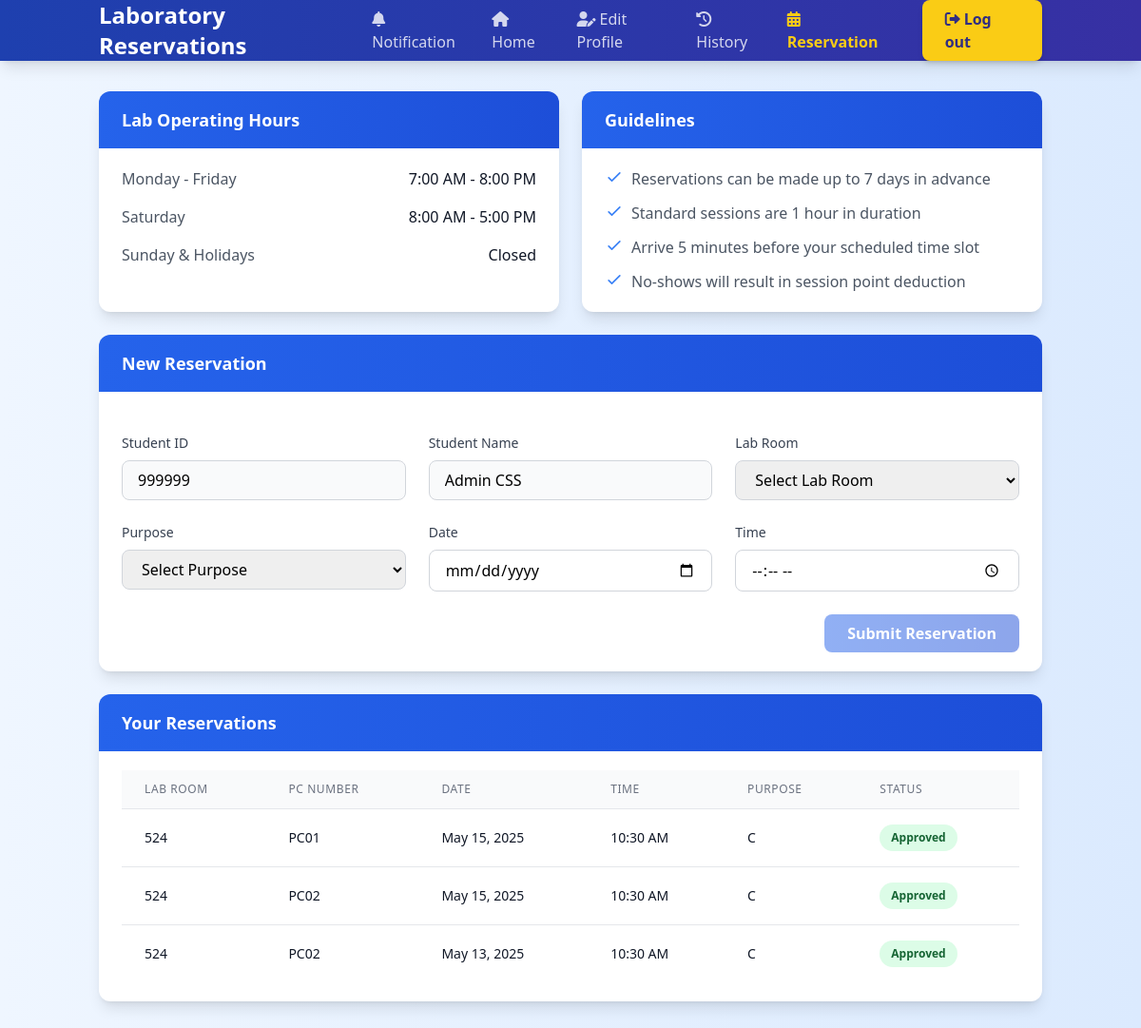
/reservation.php (signed in), run on the app's committed database.
### tables this page shows
CREATE TABLE `users` (
  `ID` int(11) NOT NULL,
  `ID_NUMBER` int(11) NOT NULL,
  `LASTNAME` varchar(50) NOT NULL,
  `FIRSTNAME` varchar(50) NOT NULL,
  `MIDDLENAME` varchar(50) DEFAULT NULL,
  `COURSE` varchar(100) DEFAULT NULL,
  `YEAR` int(11) DEFAULT NULL,
  `USERNAME` varchar(50) NOT NULL,
  `PASSWORD` varchar(100) NOT NULL,
  `EMAIL` varchar(100) NOT NULL,
  `ADDRESS` varchar(30) DEFAULT NULL,
  `SESSION` int(11) DEFAULT 30,
  `IMAGE` varchar(100) DEFAULT NULL,
  `CREATED_AT` timestamp NOT NULL DEFAULT current_timestamp(),
  `user_type` enum('student','admin') NOT NULL DEFAULT 'student',
  `POINTS` int(11) DEFAULT 0,
  `current_points` int(11) DEFAULT 0,
  `total_points_earned` int(11) DEFAULT 0,
  `sessions_earned` int(11) DEFAULT 0
);

CREATE TABLE `reservations` (
  `id` int(11) NOT NULL,
  `student_id` int(11) NOT NULL,
  `lab_room` varchar(10) NOT NULL,
  `pc_number` varchar(10) NOT NULL,
  `purpose` varchar(100) NOT NULL,
  `reservation_date` date NOT NULL,
  `time_in` time NOT NULL,
  `status` enum('pending','approved','disapproved') DEFAULT 'pending',
  `timeout_at` datetime DEFAULT NULL,
  `created_at` timestamp NOT NULL DEFAULT current_timestamp(),
  `updated_at` timestamp NOT NULL DEFAULT current_timestamp() ON UPDATE current_timestamp()
);

### reservation.php (the view, shortened to what the rows shown need)
<?php
$host = 'localhost';
$username = 'root';
$password = '';
$dbname = 'ccs-sit-in';
$conn = new mysqli($host, $username, $password, $dbname);
$canReserve = true;
$reservationMessage = '';
$username = $_SESSION['username'];
$stmt = $conn->prepare("SELECT ID_NUMBER FROM users WHERE USERNAME = ?");
$stmt->bind_param("s", $username);
$stmt->execute();
$result = $stmt->get_result();
$user = $result->fetch_assoc();
$student_id = $user['ID_NUMBER'];
$reservations = $conn->query("
    SELECT r.*, u.FIRSTNAME, u.LASTNAME, u.ID_NUMBER
    FROM reservations r
    JOIN users u ON r.student_id = u.ID_NUMBER
    WHERE r.status IN ('pending', 'approved')
    ORDER BY r.reservation_date DESC, r.time_in ASC
");
?>
<!DOCTYPE html>
<html lang="en">
<head>
    <script src="https://cdn.tailwindcss.com"></script>
    <link rel="stylesheet" href="https://cdnjs.cloudflare.com/ajax/libs/font-awesome/6.0.0/css/all.min.css">
</head>
<body class="bg-gradient-to-r from-blue-50 to-blue-100 min-h-screen">
    <header class="bg-gradient-to-r from-blue-800 to-indigo-800 shadow-lg">
        <div class="container mx-auto px-4">
            <nav class="flex items-center justify-between h-16">
                <div class="flex items-center">
                    <h2 class="text-2xl font-bold text-white">Laboratory Reservations</h2>
                </div>
            </nav>
        </div>
    </header>
    <div class="container mx-auto px-4 py-8">
        <div class="max-w-7xl mx-auto space-y-6">
            <div class="bg-white rounded-xl shadow-lg overflow-hidden hover:shadow-xl transition-shadow duration-300">
                <div class="px-6 py-5">
                    <?php if (!$canReserve): ?>
                        <div class="bg-yellow-50 border-l-4 border-yellow-400 p-4 mb-4">
                            <div class="flex">
                                <div class="flex-shrink-0">
                                    <svg class="h-5 w-5 text-yellow-400" viewBox="0 0 20 20" fill="currentColor">
                                        <path fill-rule="evenodd" d="M8.257 3.099c.765-1.36 2.722-1.36 3.486 0l5.58 9.92c.75 1.334-.213 2.98-1.742 2.98H4.42c-1.53 0-2.493-1.646-1.743-2.98l5.58-9.92zM11 13a1 1 0 11-2 0 1 1 0 012 0zm-1-8a1 1 0 00-1 1v3a1 1 0 002 0V6a1 1 0 00-1-1z" clip-rule="evenodd"/>
                                    </svg>
                                </div>
                                <div class="ml-3">
                                    <p class="text-sm text-yellow-700"><?php echo htmlspecialchars($reservationMessage); ?></p>
                                </div>
                            </div>
                        </div>
                    <?php else: ?>
                        <form id="reservationForm" method="POST" class="space-y-6">
                            <div class="grid grid-cols-1 md:grid-cols-3 gap-6">
                                <div class="space-y-2">
                                    <label class="block text-sm font-medium text-gray-700">Student ID</label>
                                    <input type="text" value="<?php echo htmlspecialchars($student_id); ?>" readonly
                                           class="w-full px-4 py-2 rounded-lg border border-gray-300 bg-gray-50 focus:ring-2 focus:ring-blue-500 focus:border-blue-500">
                                </div>
                                <div class="space-y-2">
                                    <label class="block text-sm font-medium text-gray-700">Student Name</label>
                                    <input type="text" value="<?php echo htmlspecialchars($_SESSION['fullname'] ?? ''); ?>" readonly
                                           class="w-full px-4 py-2 rounded-lg border border-gray-300 bg-gray-50 focus:ring-2 focus:ring-blue-500 focus:border-blue-500">
                                </div>
                                <div class="space-y-2">
                                    <label class="block text-sm font-medium text-gray-700">Lab Room</label>
                                    <select name="lab_room" id="labRoom" required
                                            class="w-full px-4 py-2 rounded-lg border border-gray-300 focus:ring-2 focus:ring-blue-500 focus:border-blue-500">
                                        <option value="">Select Lab Room</option>
                                    </select>
                                </div>
                                <div class="space-y-2">
                                    <label class="block text-sm font-medium text-gray-700">Purpose</label>
                                    <select name="purpose" required
                                            class="w-full px-4 py-2 rounded-lg border border-gray-300 focus:ring-2 focus:ring-blue-500 focus:border-blue-500">
                                        <option value="">Select Purpose</option>
                                    </select>
                                </div>
                                <div class="space-y-2">
                                    <label class="block text-sm font-medium text-gray-700">Date</label>
                                    <input type="date" name="date" id="reservationDate" required
                                           min="<?php echo date('Y-m-d'); ?>"
                                           class="w-full px-4 py-2 rounded-lg border border-gray-300 focus:ring-2 focus:ring-blue-500 focus:border-blue-500">
                                </div>
                                <div class="space-y-2">
                                    <label class="block text-sm font-medium text-gray-700">Time</label>
                                    <input type="time" name="time_in" id="timeIn" required
                                           class="w-full px-4 py-2 rounded-lg border border-gray-300 focus:ring-2 focus:ring-blue-500 focus:border-blue-500">
                                </div>
                            </div>
                            <div class="flex justify-end">
                                <button type="submit" name="submit_reservation" id="submitBtn"
                                        class="px-6 py-2 bg-gradient-to-r from-blue-600 to-blue-700 text-white rounded-lg font-semibold hover:from-blue-700 hover:to-blue-800 focus:outline-none focus:ring-2 focus:ring-blue-500 focus:ring-offset-2 transition-all duration-300 disabled:opacity-50"
                                        disabled>
                                    Submit Reservation
                                </button>
                            </div>
                        </form>
                    <?php endif; ?>
                </div>
            </div>
            <div class="bg-white rounded-xl shadow-lg overflow-hidden hover:shadow-xl transition-shadow duration-300">
                <div class="px-6 py-5">
                    <?php if (empty($reservations)): ?>
                        <div class="text-center py-8">
                            <svg class="mx-auto h-12 w-12 text-gray-400" fill="none" viewBox="0 0 24 24" stroke="currentColor">
                                <path stroke-linecap="round" stroke-linejoin="round" stroke-width="2" d="M9 5H7a2 2 0 00-2 2v12a2 2 0 002 2h10a2 2 0 002-2V7a2 2 0 00-2-2h-2M9 5a2 2 0 002 2h2a2 2 0 002-2M9 5a2 2 0 012-2h2a2 2 0 012 2"/>
                            </svg>
                            <h3 class="mt-2 text-sm font-medium text-gray-900">No reservations</h3>
                            <p class="mt-1 text-sm text-gray-500">Get started by creating a new reservation.</p>
                        </div>
                    <?php else: ?>
                        <div class="overflow-x-auto">
                            <table class="min-w-full divide-y divide-gray-200">
                                <thead class="bg-gray-50">
                                    <tr>
                                        <th class="px-6 py-3 text-left text-xs font-medium text-gray-500 uppercase tracking-wider">Lab Room</th>
                                        <th class="px-6 py-3 text-left text-xs font-medium text-gray-500 uppercase tracking-wider">PC Number</th>
                                        <th class="px-6 py-3 text-left text-xs font-medium text-gray-500 uppercase tracking-wider">Date</th>
                                        <th class="px-6 py-3 text-left text-xs font-medium text-gray-500 uppercase tracking-wider">Time</th>
                                        <th class="px-6 py-3 text-left text-xs font-medium text-gray-500 uppercase tracking-wider">Purpose</th>
                                        <th class="px-6 py-3 text-left text-xs font-medium text-gray-500 uppercase tracking-wider">Status</th>
                                    </tr>
                                </thead>
                                <tbody class="bg-white divide-y divide-gray-200">
                                    <?php foreach ($reservations as $reservation): ?>
                                    <tr class="hover:bg-gray-50 transition-colors duration-200">
                                        <td class="px-6 py-4 whitespace-nowrap text-sm text-gray-900"><?php echo htmlspecialchars($reservation['lab_room']); ?></td>
                                        <td class="px-6 py-4 whitespace-nowrap text-sm text-gray-900"><?php echo htmlspecialchars($reservation['pc_number']); ?></td>
                                        <td class="px-6 py-4 whitespace-nowrap text-sm text-gray-900"><?php echo date('M d, Y', strtotime($reservation['reservation_date'])); ?></td>
                                        <td class="px-6 py-4 whitespace-nowrap text-sm text-gray-900">
                                            <?php
                                            if (!empty($reservation['time_in'])) {
                                                echo date('h:i A', strtotime($reservation['time_in']));
                                            } else {
                                                echo 'Time not set';
                                            }
                                            ?>
                                        </td>
                                        <td class="px-6 py-4 whitespace-nowrap text-sm text-gray-900"><?php echo htmlspecialchars($reservation['purpose']); ?></td>
                                        <td class="px-6 py-4 whitespace-nowrap">
                                            <span class="px-3 py-1 inline-flex text-xs leading-5 font-semibold rounded-full
                                                <?php
                                                switch($reservation['status']) {
                                                    case 'approved':
                                                        echo 'bg-green-100 text-green-800';
                                                        break;
                                                }
                                                ?>">
                                                <?php echo ucfirst(htmlspecialchars($reservation['status'])); ?>
                                            </span>
                                        </td>
                                    </tr>
                                    <?php endforeach; ?>
                                </tbody>
                            </table>
                        </div>
                    <?php endif; ?>
                </div>
            </div>
        </div>
    </div>
</body>
</html>

### data on the page
users: ID_NUMBER "999999"
reservations: lab_room "524", pc_number "PC01", reservation_date "May 15, 2025", time_in "10:30 AM", purpose "C", status "Approved"
reservations: lab_room "524", pc_number "PC02", reservation_date "May 15, 2025", time_in "10:30 AM", purpose "C", status "Approved"
reservations: lab_room "524", pc_number "PC02", reservation_date "May 13, 2025", time_in "10:30 AM", purpose "C", status "Approved"
